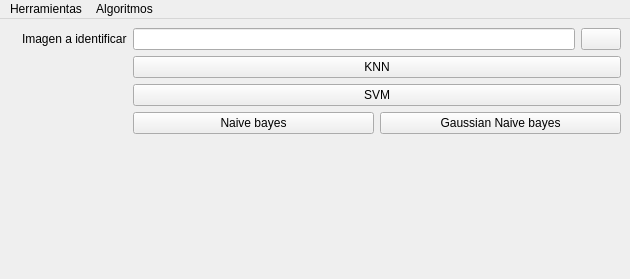
<?xml version="1.0" encoding="UTF-8"?>
<ui version="4.0">
 <class>MainWindow</class>
 <widget class="QMainWindow" name="MainWindow">
  <property name="geometry">
   <rect>
    <x>0</x>
    <y>0</y>
    <width>630</width>
    <height>279</height>
   </rect>
  </property>
  <property name="windowTitle">
   <string>Reconocimiento Facial</string>
  </property>
  <widget class="QWidget" name="centralwidget">
   <layout class="QGridLayout" name="gridLayout">
    <item row="0" column="0">
     <widget class="QLabel" name="resultado">
      <property name="text">
       <string/>
      </property>
     </widget>
    </item>
    <item row="0" column="1">
     <layout class="QFormLayout" name="formLayout">
      <item row="0" column="0">
       <widget class="QLabel" name="label_4">
        <property name="text">
         <string>Imagen a identificar</string>
        </property>
       </widget>
      </item>
      <item row="0" column="1">
       <layout class="QHBoxLayout" name="horizontalLayout">
        <item>
         <widget class="QLineEdit" name="line_editImagen">
          <property name="readOnly">
           <bool>true</bool>
          </property>
         </widget>
        </item>
        <item>
         <widget class="QPushButton" name="carpetaImagen">
          <property name="text">
           <string/>
          </property>
          <property name="icon">
           <iconset>
            <normaloff>icons/carpeta.png</normaloff>icons/carpeta.png</iconset>
          </property>
         </widget>
        </item>
       </layout>
      </item>
      <item row="1" column="1">
       <widget class="QPushButton" name="boton_knn">
        <property name="text">
         <string>KNN</string>
        </property>
       </widget>
      </item>
      <item row="2" column="1">
       <widget class="QPushButton" name="boton_svm">
        <property name="text">
         <string>SVM</string>
        </property>
       </widget>
      </item>
      <item row="3" column="1">
       <layout class="QHBoxLayout" name="horizontalLayout_2">
        <item>
         <widget class="QPushButton" name="boton_nb">
          <property name="text">
           <string>Naive bayes</string>
          </property>
         </widget>
        </item>
        <item>
         <widget class="QPushButton" name="boton_gnb">
          <property name="text">
           <string>Gaussian Naive bayes</string>
          </property>
         </widget>
        </item>
       </layout>
      </item>
      <item row="4" column="0">
       <widget class="QLabel" name="tiempo_knn">
        <property name="text">
         <string/>
        </property>
       </widget>
      </item>
      <item row="4" column="1">
       <layout class="QHBoxLayout" name="horizontalLayout_3">
        <item>
         <widget class="QLabel" name="result_tiempo_knn">
          <property name="text">
           <string/>
          </property>
         </widget>
        </item>
        <item>
         <widget class="QLabel" name="result_acurracy_knn">
          <property name="text">
           <string/>
          </property>
         </widget>
        </item>
       </layout>
      </item>
      <item row="5" column="0">
       <widget class="QLabel" name="tiempo_svm">
        <property name="text">
         <string/>
        </property>
       </widget>
      </item>
      <item row="5" column="1">
       <layout class="QHBoxLayout" name="horizontalLayout_4">
        <item>
         <widget class="QLabel" name="result_tiempo_svm">
          <property name="text">
           <string/>
          </property>
         </widget>
        </item>
        <item>
         <widget class="QLabel" name="result_acurracy_svm">
          <property name="text">
           <string/>
          </property>
         </widget>
        </item>
       </layout>
      </item>
      <item row="6" column="0">
       <widget class="QLabel" name="tiempo_nb">
        <property name="text">
         <string/>
        </property>
       </widget>
      </item>
      <item row="6" column="1">
       <layout class="QHBoxLayout" name="horizontalLayout_5">
        <item>
         <widget class="QLabel" name="result_tiempo_nb">
          <property name="text">
           <string/>
          </property>
         </widget>
        </item>
        <item>
         <widget class="QLabel" name="result_acurracy_nb">
          <property name="text">
           <string/>
          </property>
         </widget>
        </item>
       </layout>
      </item>
      <item row="7" column="0">
       <widget class="QLabel" name="tiempo_gnb">
        <property name="text">
         <string/>
        </property>
       </widget>
      </item>
      <item row="7" column="1">
       <layout class="QHBoxLayout" name="horizontalLayout_6">
        <item>
         <widget class="QLabel" name="result_tiempo_gnb">
          <property name="text">
           <string/>
          </property>
         </widget>
        </item>
        <item>
         <widget class="QLabel" name="result_acurracy_gnb">
          <property name="text">
           <string/>
          </property>
         </widget>
        </item>
       </layout>
      </item>
     </layout>
    </item>
   </layout>
  </widget>
  <widget class="QMenuBar" name="menuBar">
   <property name="geometry">
    <rect>
     <x>0</x>
     <y>0</y>
     <width>630</width>
     <height>21</height>
    </rect>
   </property>
   <widget class="QMenu" name="menuHerramientas">
    <property name="title">
     <string>Herramientas</string>
    </property>
    <addaction name="actionGuardar_Encoddings_2"/>
   </widget>
   <widget class="QMenu" name="menuAlgoritmos">
    <property name="title">
     <string>Algoritmos</string>
    </property>
    <addaction name="separator"/>
    <addaction name="actionKNN"/>
    <addaction name="actionSVM"/>
    <addaction name="actionNaive_bayes"/>
    <addaction name="actionGaussian_Naive_bayes"/>
   </widget>
   <addaction name="menuHerramientas"/>
   <addaction name="menuAlgoritmos"/>
  </widget>
  <action name="actionCtrl_1">
   <property name="text">
    <string>Ctrl+1</string>
   </property>
  </action>
  <action name="actionGuardar_Encoddings_2">
   <property name="text">
    <string>Guardar Encoddings</string>
   </property>
  </action>
  <action name="actionKNN">
   <property name="text">
    <string>KNN</string>
   </property>
  </action>
  <action name="actionSVM">
   <property name="text">
    <string>SVM</string>
   </property>
  </action>
  <action name="actionNaive_bayes">
   <property name="text">
    <string>Naive bayes</string>
   </property>
  </action>
  <action name="actionGaussian_Naive_bayes">
   <property name="text">
    <string>Gaussian Naive bayes</string>
   </property>
  </action>
 </widget>
 <resources/>
 <connections/>
</ui>
